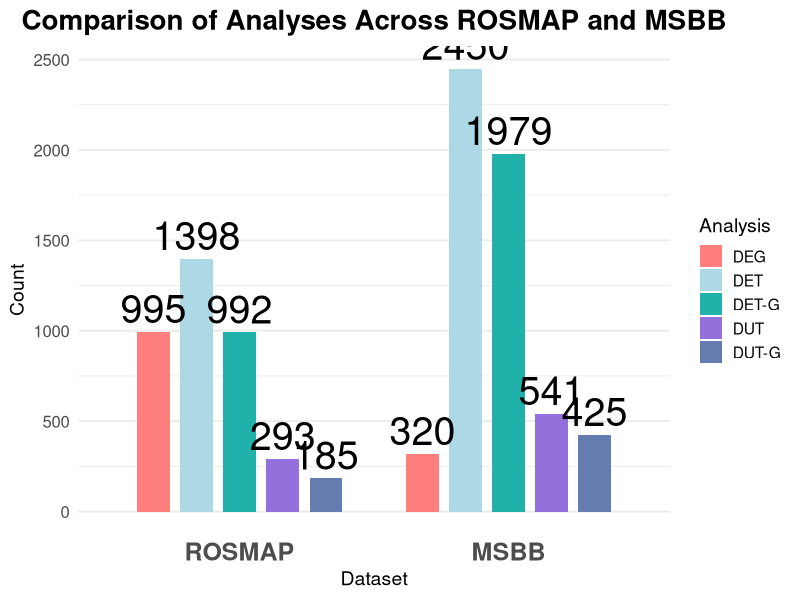
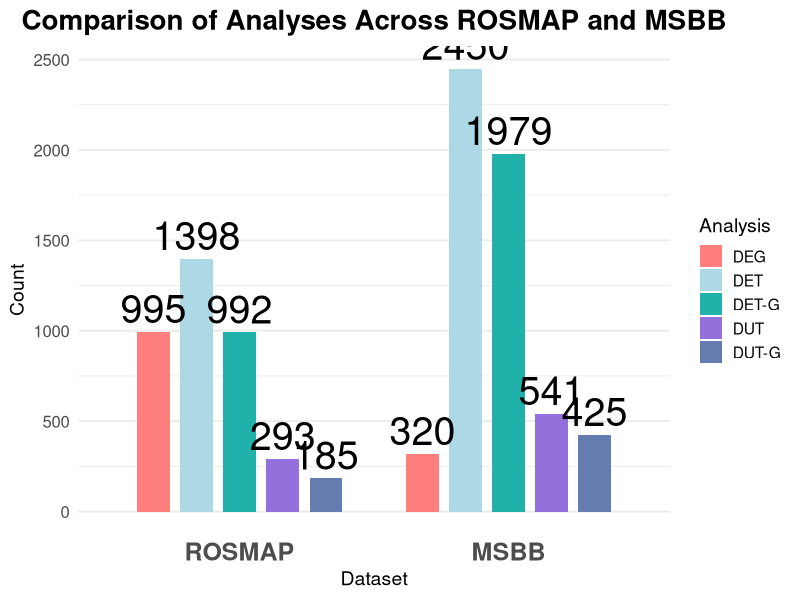

The R source for these figures, in order:

library(ggplot2)
library(tidyr)

# Creating the data
data <- data.frame(
  Analysis = c("DEG", "DET", "DET-G", "DUT", "DUT-G"),
  ROSMAP = c(995, 1398, 992, 293, 185),
  MSBB = c(320, 2450, 1979, 541, 425)
)

# Convert the data to long format
data_long <- pivot_longer(data, cols = c("ROSMAP", "MSBB"), names_to = "Dataset", values_to = "Count")

data_long$Dataset <- factor(data_long$Dataset, levels = c("ROSMAP", "MSBB"))


# Color palette
color_palette <- c(
  "DEG" = "#FF7F7F",    # Red
  "DET" = "#ADD8E6",    # Light blue
  "DET-G" = "#20B2AA",  # Turquoise
  "DUT" = "#9370DB",    # Purple
  "DUT-G" = "#647CB0"   # Blue
)


ggplot(data_long, aes(x = Dataset, y = Count, fill = Analysis)) +
  geom_bar(stat = "identity", position = position_dodge(width = 0.8), width = 0.6) +
  geom_text(aes(label = Count), 
            position = position_dodge(width = 0.8), 
            vjust = -0.3, size = 10) +  # Adding labels to the bars
  scale_fill_manual(values = color_palette) +
  labs(
    title = "Comparison of Analyses Across ROSMAP and MSBB",
    fill = "Analysis"
  ) +
  theme_minimal(base_size = 14) +
  theme(
    panel.grid.major.x = element_blank(),
    axis.text.x = element_text(size = 18, face = "bold"),
    axis.text.y = element_text(size = 12),
    plot.title = element_text(size = 20, face = "bold", hjust = 0.5),
    legend.position = "right"
  )

path <- "~/Desktop/Figürler"

ggsave(filename = file.path(path, "comparison_plot.tiff"),
       plot = last_plot(),
       width = 12, height = 10, device='tiff', dpi=600)

